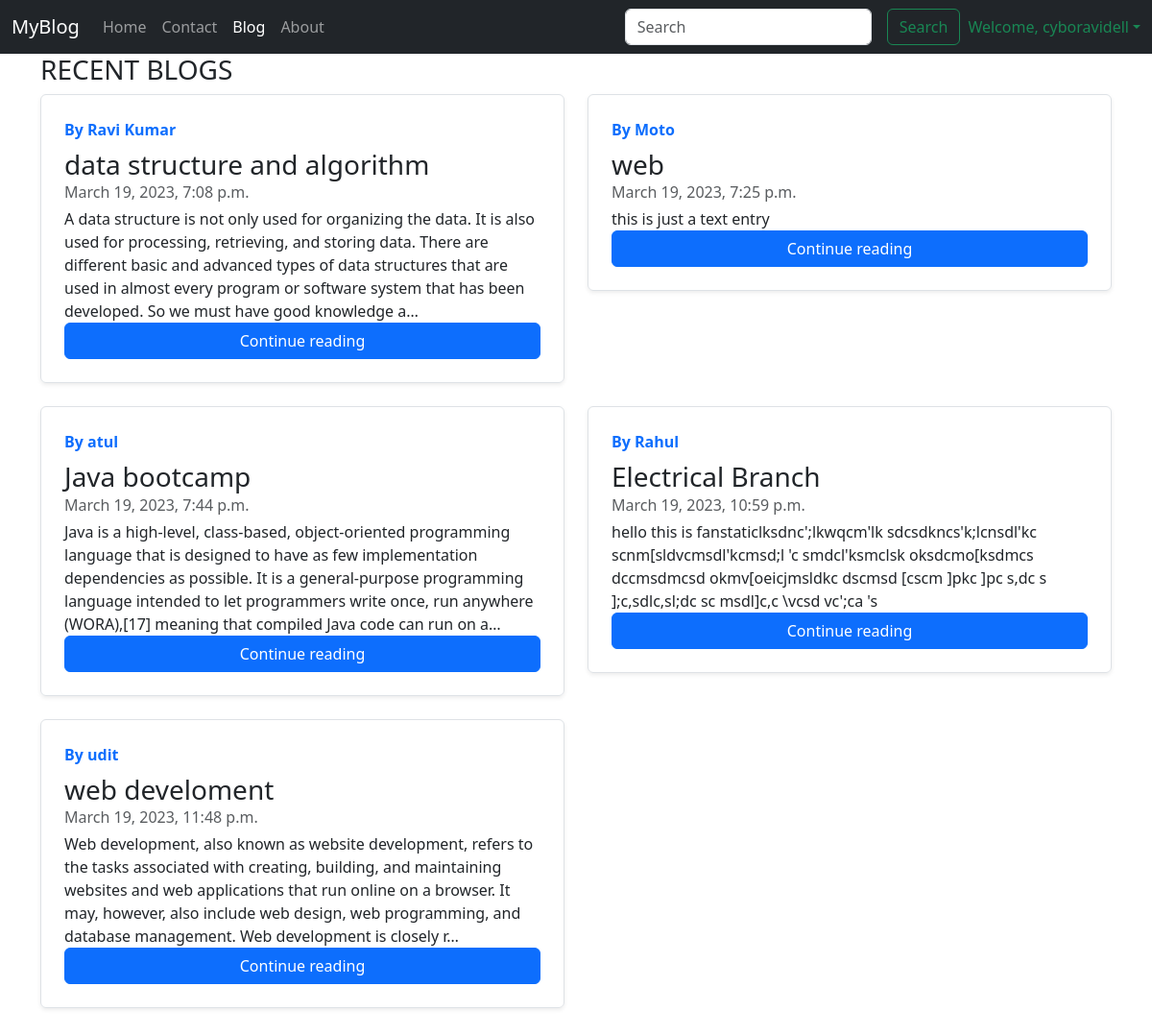
Page /blog/ (signed in) on the committed database.
### Blog/models.py (models this page shows)
class Post(models.Model):
    Sno = models.AutoField(primary_key=True)
    author = models.CharField(max_length=100)
    title = models.CharField(max_length=150)
    slug = models.SlugField(max_length=140)
    Timestamp = models.DateTimeField(blank=True)
    content = models.TextField()
    def __str__(self) -> str:
        return "Posted by "+ self.author + " - " + self.title

### Blog/views.py (the view)
# urls.py: path('', views.blogpage, name="blogpage"),
def blogpage(request):
    allposts = Post.objects.all()
    context = {'allposts' : allposts}
    print(allposts)
    return render(request, 'Blog/blogpage.html', context)

### templates/Blog/blogpage.html (shortened to what this page needs)
{% extends 'basic.html' %}
{% block blogactive %} active {% endblock blogactive %}
{% block body %}
<div class="row mb-2">
    <h3>RECENT BLOGS</h3>
    {% for post in allposts%}
    <div class="col-md-6">
      <div class="row g-0 border rounded overflow-hidden flex-md-row mb-4 shadow-sm h-md-250 position-relative">
        <div class="col p-4 d-flex flex-column position-static">
          <strong class="d-inline-block mb-2 text-primary">By {{post.author}}</strong>
          <h3 class="mb-0">{{post.title}}</h3>
          <div class="mb-1 text-muted">{{post.Timestamp}}</div>
          <p class="card-text mb-auto">{{post.content | truncatechars:300}}</p>
          <a href="/blog/{{ post.slug }}" class="btn btn-primary">Continue reading</a>
        </div>
      </div>
    </div>
    {% endfor %}
</div>
{% endblock body %}

### templates/basic.html (shortened to what this page needs)
<!doctype html>
<html lang="en">
<head>
  <link href="https://cdn.jsdelivr.net/npm/bootstrap@5.3.0-alpha1/dist/css/bootstrap.min.css" rel="stylesheet"
>
</head>
<body>
  <nav class="navbar   navbar-expand-lg  navbar-dark bg-dark">
    <div class="container-fluid">
      <a class="navbar-brand" href="#">MyBlog</a>
      <div class="collapse navbar-collapse" id="navbarTogglerDemo02">
        <ul class="navbar-nav me-auto mb-2 mb-lg-0">
          <li class="nav-item">
            <a class="nav-link {% block homeactive %} {% endblock homeactive %}" aria-current="page" href="/">Home</a>
          </li>
          <li class="nav-item">
            <a class="nav-link {% block contactactive %} {% endblock contactactive %}" href="/contact">Contact</a>
          </li>
          <li class="nav-item">
            <a class="nav-link {% block blogactive %} {% endblock blogactive %}" href="/blog">Blog</a>
          </li>
          <li class="nav-item">
            <a class="nav-link {% block aboutactive %} {% endblock aboutactive %}" href="/about">About</a>
          </li>
        </ul>
      </div>
      <form method="get" action="/search" class="d-flex" role="search">
        <input class="form-control me-2" type="search" placeholder="Search" aria-label="Search" name="query" id="query">
        <button class="btn btn-outline-success mx-2" type="submit">Search</button>
      </form>
      {% if user.is_authenticated %}
        <div class="nav-item dropdown">
          <a  class="nav-link dropdown-toggle text-success" href="#" id="navbarDropdown" role="button" data-bs-toggle="dropdown" aria-expanded="false">Welcome, {{request.user}}</a>
        </div>
      {% endif %}
    </div>
  </nav>
  <div class="container">
    {% block body %} {% endblock body %}
  </div>
</body>
</html>

### rows in the picture
Post: author "Ravi Kumar", title "data structure and algorithm", Timestamp "March 19, 2023, 7:08 p.m.", content "A data structure is not only used for organizing the data. It is also used for processing, retrieving, and storing data. There are different basic and advanced types of data structures that are used in almost every program or software system that has been developed. So we must have good knowledge a…"
Post: author "Moto", title "web", Timestamp "March 19, 2023, 7:25 p.m.", content "this is just a text entry"
Post: author "atul", title "Java bootcamp", Timestamp "March 19, 2023, 7:44 p.m.", content "Java is a high-level, class-based, object-oriented programming language that is designed to have as few implementation dependencies as possible. It is a general-purpose programming language intended to let programmers write once, run anywhere (WORA),[17] meaning that compiled Java code can run on a…"
Post: author "Rahul", title "Electrical Branch", Timestamp "March 19, 2023, 10:59 p.m.", content "hello this is fanstaticlksdnc';lkwqcm'lk sdcsdkncs'k;lcnsdl'kc scnm[sldvcmsdl'kcmsd;l 'c smdcl'ksmclsk oksdcmo[ksdmcs dccmsdmcsd okmv[oeicjmsldkc dscmsd [cscm ]pkc ]pc s,dc s ];c,sdlc,sl;dc sc msdl]c,c \\vcsd vc';ca 's"
Post: author "udit", title "web develoment", Timestamp "March 19, 2023, 11:48 p.m.", content "Web development, also known as website development, refers to the tasks associated with creating, building, and maintaining websites and web applications that run online on a browser. It may, however, also include web design, web programming, and database management. Web development is closely r…"

### other values in the picture
{{ request.user }} "cyboravidell"
